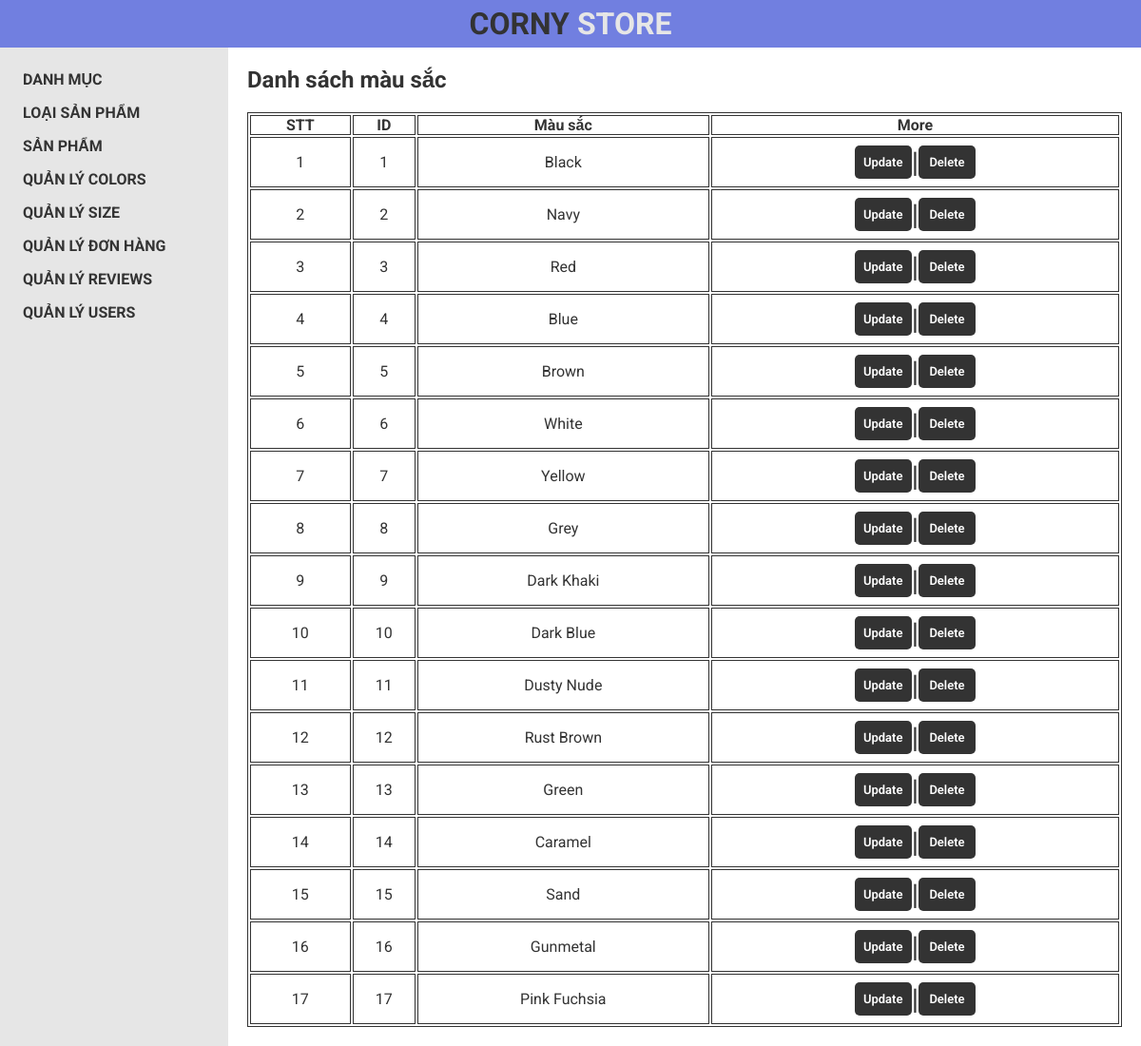
The app's page /admin/color/color_show.php (signed in) with its own data.
### tables this page shows
CREATE TABLE `color` (
  `color_id` int(11) NOT NULL,
  `color_name` varchar(50) NOT NULL
);

### admin/class/color_class.php (called while the page is built, shortened)
<?php
class Color {
    public $connect;
    public function __construct($host, $user, $pw, $db_name) {
        $this->connect = new mysqli($host, $user, $pw, $db_name);
    }
    public function show_color() {
        $query = "SELECT * FROM color";
        $result = mysqli_query($this->connect, $query);
        return $result;
    }
}
?>

### admin/color/color_show.php (the view, shortened to what this page needs)
<?php
    include "../layouts/header.php";
    include "../class/color_class.php";
?>
<?php
    $color = new Color(DB_HOST, DB_USER, DB_PASS, DB_NAME);
    $show_color = $color->show_color();
?>
        <div class="right_contents">
            <div class="right_contents-item right_contents-category_add">
                <h1>Danh sách màu sắc</h1>
                <table>
                    <tr>
                        <th>STT</th>
                        <th>ID</th>
                        <th>Màu sắc</th>
                        <th>More</th>
                    </tr>
                    <?php
                    if(mysqli_num_rows($show_color) > 0) {
                        $stt = 0;
                        while($row = mysqli_fetch_assoc($show_color)) {
                            $stt++;
                    ?>
                    <tr>
                        <td><?php echo $stt ?></td>
                        <td><?php echo $row['color_id'] ?></td>
                        <td><?php echo $row['color_name'] ?></td>
                        <td class="interact">
                            <a class="btn update"
                            href="color_update.php?color_id=<?php echo $row['color_id']?>&
                            color_name=<?php echo $row['color_name']?>">
                                Update
                            </a> |
                            <a class="btn delete"
                            href="color_delete.php?color_id=<?php echo $row['color_id']?>">
                                Delete
                            </a>
                        </td>
                    </tr>
                    <?php }} ?>
                </table>
            </div>
        </div>
<?php
    include "../layouts/footer.php";
?>

### assets/css/layouts_css/style.css (style rules this page uses)
* { margin: 0; padding: 0; box-sizing: border-box; font-family: 'Roboto', sans-serif; color: var(--dark); transition: all .2s linear; scroll-behavior: smooth; }
:root { --dark-bg: rgb(34, 34, 34); --dark: #333333; --light-bg: #fff; --light-bg_features: #f3f3f3; --light-border_features: #d9d9d9; --light-search-bg: rgba(255,255,255,0.9); --light-price: #666; --light-text: #888888; --light-btn: #e6e6e6; --light-text-footer: #b2b2b2; --blue: rgb(113, 127, 224); --blue-blur: rgba(113, 127, 224, 0.8); --blue-heart: rgb(103,116,213); --blue-text-footer: #007bff; --blue-hover: #0056b3; --shadow: rgb(0 0 0 / 20%); --overlay-bg: rgba(0,0,0,0.6); --green_success: #408140; --red_alert: rgb(244,67,54); }
body { position: relative; }
a { text-decoration: none; }
.btn { display: flex; justify-content: center; align-items: center; width: fit-content; min-width: 180px; height: 46px; background-color: var(--blue); color: var(--light-bg); border-radius: 23px; font-size: 15px; font-weight: 600; cursor: pointer; }

### admin/css/style.css (style rules this page uses)
body { height: 100vh; }
a { text-decoration: none; color: var(--dark); }
.right_contents { width: calc(100% - 20%); }
.right_contents { height: calc(100vh - 50px); padding: 20px; overflow-y: scroll; }
.right_contents h1 { display: block; padding-bottom: 20px; }
.right_contents-item .btn { margin: 8px 0; font-size: 18px; background-color: var(--dark); min-width: 120px; height: 35px; border-radius: 5px; }
.right_contents table { width: 100%; border: 1px solid var(--dark); }
.right_contents table tr th { border: 1px solid var(--dark); }
.right_contents table tr td { text-align: center; border: 1px solid var(--dark); }
.interact { display: flex; justify-content: center; align-items: center; font-size: 30px; }
.interact .btn { min-width: 60px; height: 35px; font-size: 13px; }

### records on screen
color: color_id "1", color_name "Black"
color: color_id "2", color_name "Navy"
color: color_id "3", color_name "Red"
color: color_id "4", color_name "Blue"
color: color_id "5", color_name "Brown"
color: color_id "6", color_name "White"
color: color_id "7", color_name "Yellow"
color: color_id "8", color_name "Grey"
color: color_id "9", color_name "Dark Khaki"
color: color_id "10", color_name "Dark Blue"
color: color_id "11", color_name "Dusty Nude"
color: color_id "12", color_name "Rust Brown"
color: color_id "13", color_name "Green"
color: color_id "14", color_name "Caramel"
color: color_id "15", color_name "Sand"
color: color_id "16", color_name "Gunmetal"
color: color_id "17", color_name "Pink Fuchsia"
